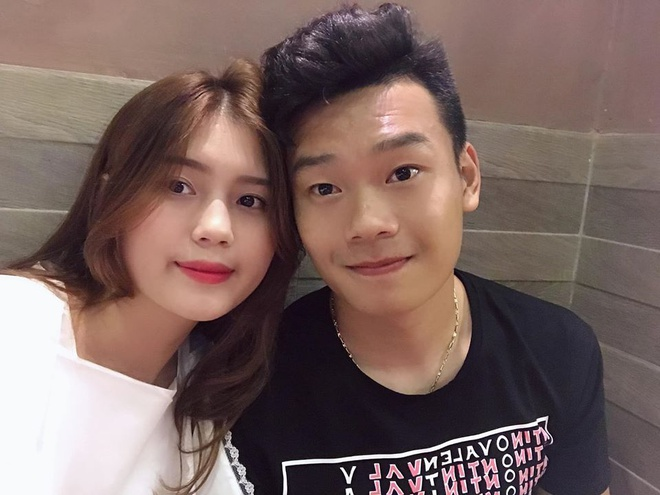
#> input picture Train_FaceRecognition_with_ML/test_images/male.jpg, 660 x 495 px
$ python -i face_recognition.py   (imports and definitions only)
#> lines starting #> are read from the running program, lines starting #| are printed output that depends on the picture
import numpy as np
import sklearn
import pickle
import cv2

haar = cv2.CascadeClassifier('./model/haarcascade_frontalface_default.xml')
# [2 lines not run here, left out]


# [1 line that did not run here, left out]
# [1 line that did not run here, left out]


def faceRecognitionPipeline(filename, path = True):
#> called with filename = 'test_images/male.jpg', path = True
    if path:
        #step1: read img
        img = cv2.imread(filename)
#> img is the input picture: shape (495, 660, 3); mean B, G, R 96.3, 100.5, 122.5
    else:
        img = filename
    #step2: convert into gray scale
    gray = cv2.cvtColor(img, cv2.COLOR_BGR2GRAY)
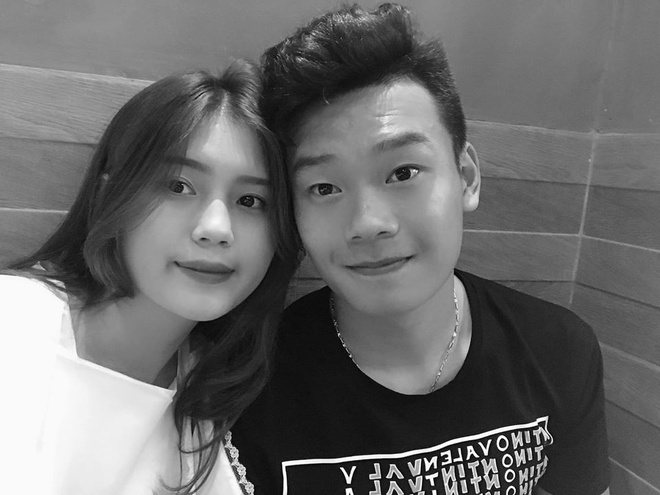
#> gray: shape (495, 660); min 0, max 255, mean 106.6
    #step3: crop the face
    faces = haar.detectMultiScale(gray, 1.5, 3)
#> faces = [[279, 117, 182, 182], [122, 129, 182, 182], [239, 70, 273, 273]]

    predictions = []

    for x,y,w,h in faces:

        roi = gray[y:y+h, x:x+w]

        #step4: normalization
        roi = roi / 255.0
        #step5: resize images (300, 300)
        if roi.shape[1] > 300:
            roi_resize = cv2.resize(roi, (300, 300), cv2.INTER_AREA)
        else:
            roi_resize = cv2.resize(roi, (300, 300), cv2.INTER_CUBIC)

        #step6: flattening
        roi_reshape = roi_resize.reshape(1, 90000)
        #step7: subtract with mean
        roi_mean = roi_reshape - mean_face_arr
        #step8: get eigen img (apply roi_mean to pca)
        eigen_image = model_pca.transform(roi_mean)
        #step9: eigen img for visualization
        eig_img = model_pca.inverse_transform(eigen_image)
        #step10: pass to ml model
        results = model_svm.predict(eigen_image)
        prob_score = model_svm.predict_proba(eigen_image)
        prob_score_max = prob_score.max()

        #step 11: generate report
        text = "%s : %d"%(results[0], prob_score_max*100)
        print(text)
        #defining color base on results
        if results[0] == 'male':
            color = (0, 255, 0)
        else:
            color = (0, 255, 255)
        cv2.rectangle(img, (x,y), (x+w, y+h), color, 2)
        cv2.rectangle(img, (x,y-30), (x+w, y), color, -1)
        cv2.putText(img, text, (x, y), cv2.FONT_HERSHEY_PLAIN, 1.5, (0, 0, 255), 2)
        output = {
            'roi' : roi,
            'eig_img' : eig_img,
            'prediction_name' : results[0],
            'score': prob_score_max
        }

        predictions.append(output)
#> this loop made 1 pass
#> pass 1, in faceRecognitionPipeline, `roi = gray[y:y+h, x:x+w]`:
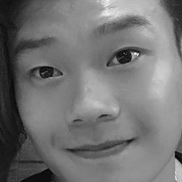
#> roi: shape (182, 182); min 4, max 252, mean 115.4
#> after the loop, predictions = []

    return img, predictions


#> (the run stopped early here; a loop or call above may not have finished)

$ run again, on Train_FaceRecognition_with_ML/test_images/top_1.jpg
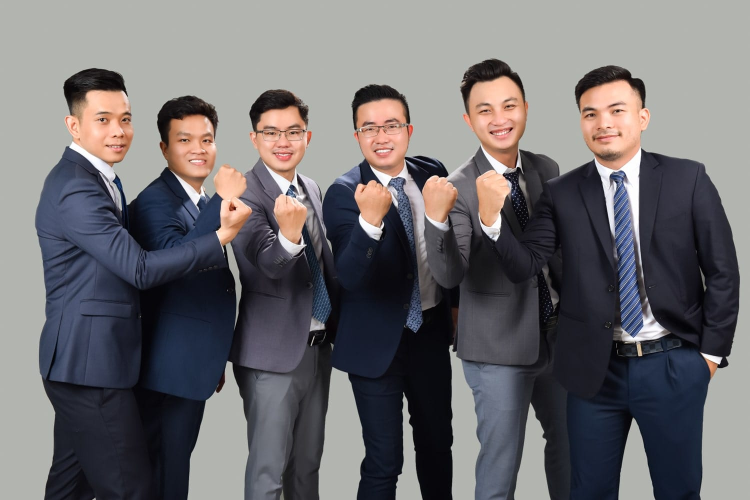
#> input picture Train_FaceRecognition_with_ML/test_images/top_1.jpg, 1500 x 1000 px (shown at 1/2 size)
#> in faceRecognitionPipeline, img is the input picture: shape (1000, 1500, 3); mean B, G, R 109.9, 107.2, 109.3
#> in faceRecognitionPipeline, `gray = cv2.cvtColor(img, cv2.COLOR_BGR2GRAY)`:
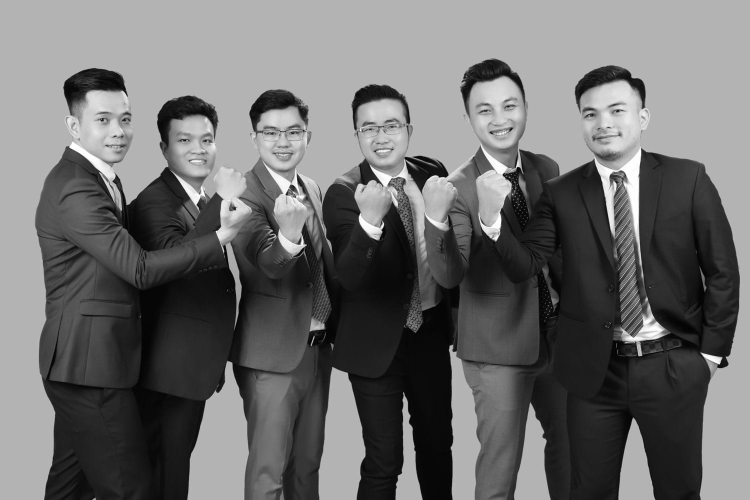
#> gray: shape (1000, 1500) (shown at 1/2 size); min 0, max 255, mean 108.1
#> faces = [[899, 429, 54, 54], [728, 336, 81, 81], [932, 170, 122, 122], [1148, 179, 122, 122], [702, 206, 122, 122], [501, 218, 122, 122], [330, 233, 122, 122], [908, 148, 182, 182], [1119, 155, 182, 182], [144, 171, 182, 182], [670, 185, 182, 182]]
#> the loop in faceRecognitionPipeline, `for x,y,w,h in faces: ` made 1 pass
#> pass 1, in faceRecognitionPipeline, `roi = gray[y:y+h, x:x+w]`:
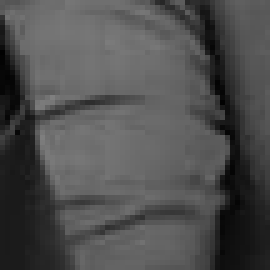
#> roi: shape (54, 54) (shown 5 times larger); min 1, max 127, mean 78.7
#> after the loop in faceRecognitionPipeline, `for x,y,w,h in faces:`: predictions = []
